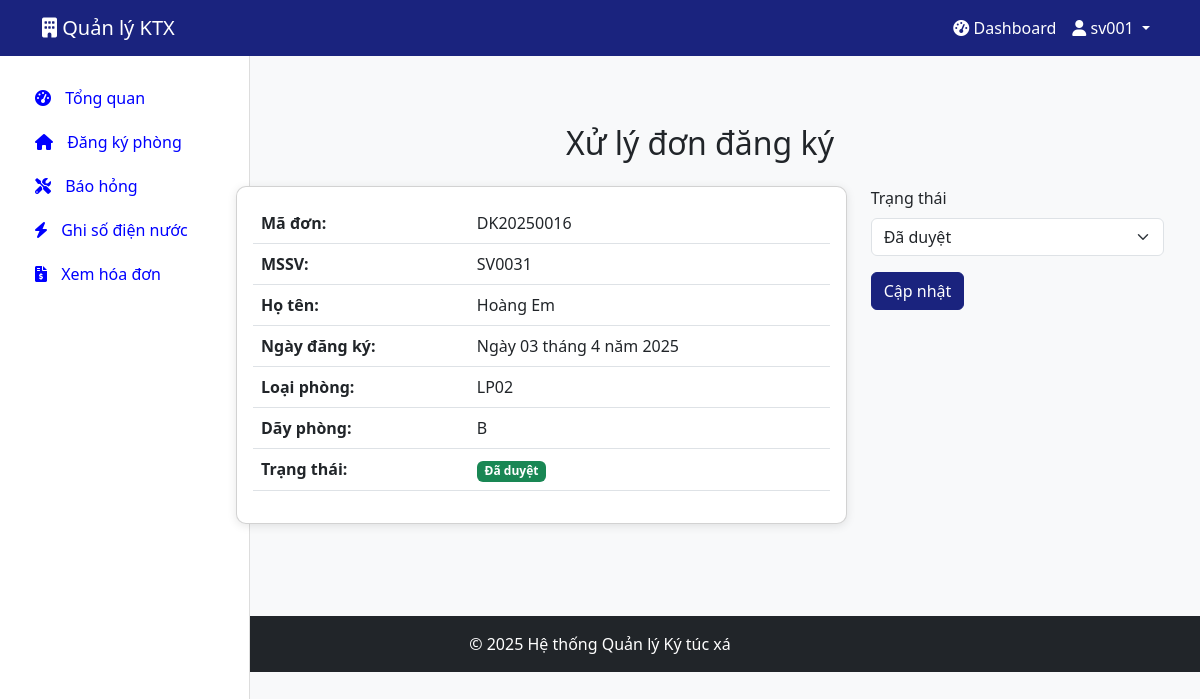
The app's page /xu-ly-don-dang-ky/DK20250016/ (signed in) with its own data.
### dormitory/models.py (models this page shows, shortened)
class DonDangKy(models.Model):
    ma_don = models.CharField(max_length=20, primary_key=True)
    mssv = models.ForeignKey(SinhVien, on_delete=models.CASCADE)
    ngay_dang_ky = models.DateField()
    trang_thai = models.CharField(max_length=20)
    loai_phong = models.CharField(max_length=20)
    day_phong = models.CharField(max_length=20)

class SinhVien(models.Model):
    mssv = models.CharField(max_length=20, primary_key=True)
    ho_ten = models.CharField(max_length=50)
    cccd = models.CharField(max_length=12)
    ngay_sinh = models.DateField()
    gioi_tinh = models.BooleanField()
    que_quan = models.CharField(max_length=100)
    trang_thai = models.CharField(max_length=20)
    so_phong = models.CharField(max_length=20)
    so_giuong = models.IntegerField()
    tai_khoan = models.OneToOneField(TaiKhoan, on_delete=models.CASCADE)

### dormitory/views.py (the view, shortened to what this page needs)
# urls.py: path('xu-ly-don-dang-ky/<str:ma_don>/', views.xu_ly_don_dang_ky, name='xu_ly_don_dang_ky'),
@login_required
def xu_ly_don_dang_ky(request, ma_don):
    don = get_object_or_404(DonDangKy, ma_don=ma_don)
    tai_khoan = TaiKhoan.objects.get(user=request.user)
    phong_list = Phong.objects.filter(day_phong=don.day_phong, loai_phong=don.loai_phong)
    so_cho_trong = phong_list.aggregate(
        tong_cho_trong=Sum(F('loai_phong__so_luong') - F('so_luong_sv'))
    )['tong_cho_trong']
    if so_cho_trong is None or so_cho_trong <= 0:
        don.trang_thai = 'Từ chối'
        don.save()
        messages.error(request, 'Loại phòng thuộc dãy này đã hết chỗ. Đơn đăng ký đã bị từ chối.')
        return redirect('quan_ly_don_dang_ky')
    return render(request, 'dormitory/xu_ly_don_dang_ky.html', {
        'don': don,
        'role': tai_khoan.role
    })

### dormitory/templates/dormitory/xu_ly_don_dang_ky.html (shortened to what this page needs)
{% extends 'base.html' %}
{% block content %}
<div class="container mt-5">
    <h2 class="text-center mb-4">Xử lý đơn đăng ký</h2>
    <div class="row">
        <div class="col-md-8">
            <div class="card mb-4">
                <div class="card-body">
                    <table class="table">
                        <tr>
                            <th>Mã đơn:</th>
                            <td>{{ don.ma_don }}</td>
                        </tr>
                        <tr>
                            <th>MSSV:</th>
                            <td>{{ don.mssv.mssv }}</td>
                        </tr>
                        <tr>
                            <th>Họ tên:</th>
                            <td>{{ don.mssv.ho_ten }}</td>
                        </tr>
                        <tr>
                            <th>Ngày đăng ký:</th>
                            <td>{{ don.ngay_dang_ky }}</td>
                        </tr>
                        <tr>
                            <th>Loại phòng:</th>
                            <td>{{ don.loai_phong }}</td>
                        </tr>
                        <tr>
                            <th>Dãy phòng:</th>
                            <td>{{ don.day_phong }}</td>
                        </tr>
                        <tr>
                            <th>Trạng thái:</th>
                            <td>
                                <span class="badge {% if don.trang_thai == 'Chờ xử lý' %}bg-warning{% elif don.trang_thai == 'Đã duyệt' %}bg-success{% else %}bg-danger{% endif %}">
                                    {{ don.trang_thai }}
                                </span>
                            </td>
                        </tr>
                    </table>
                </div>
            </div>
        </div>
        <div class="col-md-4">
            <form method="POST">
                <div class="mb-3">
                    <label for="trang_thai" class="form-label">Trạng thái</label>
                    <select class="form-select" id="trang_thai" name="trang_thai">
                        <option value="Đã duyệt" {% if don.trang_thai == 'Đã duyệt' %}selected{% endif %}>Đã duyệt</option>
                    </select>
                </div>
                <button type="submit" class="btn btn-primary">Cập nhật</button>
            </form>
        </div>
    </div>
</div>
{% endblock %}

### dormitory/templates/base.html (shortened to what this page needs)
<!DOCTYPE html>
<html lang="vi">
<head>
    <link href="https://cdn.jsdelivr.net/npm/bootstrap@5.3.0/dist/css/bootstrap.min.css" rel="stylesheet">
    <link rel="stylesheet" href="https://cdnjs.cloudflare.com/ajax/libs/font-awesome/6.0.0/css/all.min.css">
</head>
<body>
    <nav class="navbar navbar-expand-lg navbar-dark sticky-top">
        <div class="container">
            <a class="navbar-brand" href="{% url 'home' %}" style="color: white !important;">
                <i class="fas fa-building"></i> Quản lý KTX
            </a>
            <div class="collapse navbar-collapse" id="navbarNav">
                <ul class="navbar-nav ms-auto">
                    {% if user.is_authenticated %}
                        <li class="nav-item">
                            <a class="nav-link" href="{% url 'dashboard' %}">
                                <i class="fas fa-tachometer-alt"></i> Dashboard
                            </a>
                        </li>
                        <li class="nav-item dropdown" >
                            <a class="nav-link dropdown-toggle" href="#" id="navbarDropdown" role="button" data-bs-toggle="dropdown">
                                <i class="fas fa-user"></i> {{ user.username }}
                            </a>
                        </li>
                    {% else %}
                        <li class="nav-item">
                            <a class="nav-link" href="{% url 'login' %}">Đăng nhập</a>
                        </li>
                    {% endif %}
                </ul>
            </div>
        </div>
    </nav>
    <div class="container-fluid">
        <div class="row">
            {% if user.is_authenticated and request.path != '/' %}
                <div class="col-md-3 col-lg-2 d-md-block sidebar">
                    <div class="position-sticky">
                        <ul class="nav flex-column">
                            {% if role == 'manager' %}
                                <li class="nav-item">
                                    <a class="nav-link {% if request.path == '/dashboard/' %}active{% endif %}" href="{% url 'dashboard' %}">
                                        <i class="fas fa-tachometer-alt"></i> Tổng quan
                                    </a>
                                </li>
                                <li class="nav-item">
                                    <a class="nav-link {% if '/quan-ly-don-dang-ky/' in request.path %}active{% endif %}" href="{% url 'quan_ly_don_dang_ky' %}">
                                        <i class="fas fa-clipboard-list"></i> Quản lý đơn đăng ký
                                    </a>
                                </li>
                                <li class="nav-item">
                                    <a class="nav-link {% if '/quan-ly-phong/' in request.path %}active{% endif %}" href="{% url 'quan_ly_phong' %}">
                                        <i class="fas fa-door-open"></i> Quản lý phòng
                                    </a>
                                </li>
                                <li class="nav-item">
                                    <a class="nav-link {% if '/quan-ly-sinh-vien/' in request.path %}active{% endif %}" href="{% url 'quan_ly_sinh_vien' %}">
                                        <i class="fas fa-user-graduate"></i> Quản lý sinh viên
                                    </a>
                                </li>
                                <li class="nav-item">
                                    <a class="nav-link {% if '/quan-ly-bao-hong/' in request.path %}active{% endif %}" href="{% url 'quan_ly_bao_hong' %}">
                                        <i class="fas fa-tools"></i> Quản lý báo hỏng
                                    </a>
                                </li>
                                <li class="nav-item">
                                    <a class="nav-link {% if '/quan-ly-hoa-don/' in request.path %}active{% endif %}" href="{% url 'quan_ly_hoa_don' %}">
                                        <i class="fas fa-file-invoice-dollar"></i> Quản lý hóa đơn
                                    </a>
                                </li>
                                <li class="nav-item">
                                    <a class="nav-link {% if '/quan-ly-vi-pham/' in request.path %}active{% endif %}" href="{% url 'quan_ly_vi_pham' %}">
                                        <i class="fas fa-exclamation-triangle"></i> Quản lý vi phạm
                                    </a>
                                </li>
                                <li class="nav-item">
                                    <a class="nav-link {% if '/quan-ly-dien-nuoc/' in request.path %}active{% endif %}" href="{% url 'quan_ly_dien_nuoc' %}">
                                        <i class="fas fa-bolt"></i> Quản lý điện nước
                                    </a>
                                <li class="nav-item">
                                    <a class="nav-link {% if '/quan-ly-hop-dong/' in request.path %}active{% endif %}" href="{% url 'quan_ly_hop_dong' %}">
                                        <i class="fas fa-handshake"></i> Quản lý hợp đồng
                                    </a>
                                </li>
                            {% elif role == 'student' %}
                                <li class="nav-item">
                                    <a class="nav-link {% if request.path == '/dashboard/' %}active{% endif %}" href="{% url 'dashboard' %}">
                                        <i class="fas fa-tachometer-alt"></i> Tổng quan
                                    </a>
                                </li>
                                <li class="nav-item">
                                    <a class="nav-link {% if '/dang-ky-phong/' in request.path %}active{% endif %}" href="{% url 'dang_ky_phong' %}">
                                        <i class="fas fa-home"></i> Đăng ký phòng
                                    </a>
                                </li>
                                <li class="nav-item">
                                    <a class="nav-link {% if '/bao-hong/' in request.path %}active{% endif %}" href="{% url 'bao_hong' %}">
                                        <i class="fas fa-tools"></i> Báo hỏng
                                    </a>
                                </li>
                                <li class="nav-item">
                                    <a class="nav-link {% if '/ghi-so-dien-nuoc/' in request.path %}active{% endif %}" href="{% url 'ghi_so_dien_nuoc_sinh_vien' %}">
                                        <i class="fas fa-bolt"></i> Ghi số điện nước
                                    </a>
                                </li>
                                <li class="nav-item">
                                    <a class="nav-link {% if '/xem-hoa-don/' in request.path %}active{% endif %}" href="{% url 'xem_hoa_don' %}">
                                        <i class="fas fa-file-invoice-dollar"></i> Xem hóa đơn
                                    </a>
                                </li>
                            {% endif %}
                        </ul>
                    </div>
                </div>
                <main class="col-md-9 ms-sm-auto col-lg-10 px-md-4 main-content">
            {% else %}
                <main class="col-12 px-md-4">
            {% endif %}
                {% block content %}{% endblock %}
            </main>
        </div>
    </div>
    <footer class="bg-dark text-white text-center py-3 mt-5">
        <div class="container">
            <p class="mb-0">&copy; 2025 Hệ thống Quản lý Ký túc xá</p>
        </div>
    </footer>
</body>
</html>

### dormitory/templates/base.html (style rules this page uses)
body { font-family: 'Segoe UI', Tahoma, Geneva, Verdana, sans-serif; background-color: #f8f9fa; }
.navbar { background-color: #1a237e; }
.navbar-brand, .nav-link { color: blue !important; }
.navbar .nav-link { color: white !important; }
.sidebar { background-color: #fff; border-right: 1px solid #ddd; height: calc(100vh - 56px); position: fixed; top: 56px; left: 0; width: 250px; padding-top: 20px; overflow-y: auto; }
.sidebar .nav-link { color: #333; padding: 10px 20px; border-left: 3px solid transparent; transition: all 0.3s ease; }
.sidebar .nav-link i { margin-right: 10px; }
.main-content { margin-left: 250px; padding: 20px; }
.card { border-radius: 10px; box-shadow: 0 2px 10px rgba(0, 0, 0, 0.1); margin-bottom: 20px; }
.btn-primary { background-color: #1a237e; border-color: #1a237e; }

### records on screen
DonDangKy: ma_don "DK20250016", mssv.mssv "SV0031", mssv.ho_ten "Hoàng Em", ngay_dang_ky "Ngày 03 tháng 4 năm 2025", loai_phong "LP02", day_phong "B", trang_thai "Đã duyệt"

### other values on screen
{{ user.username }} "sv001"
